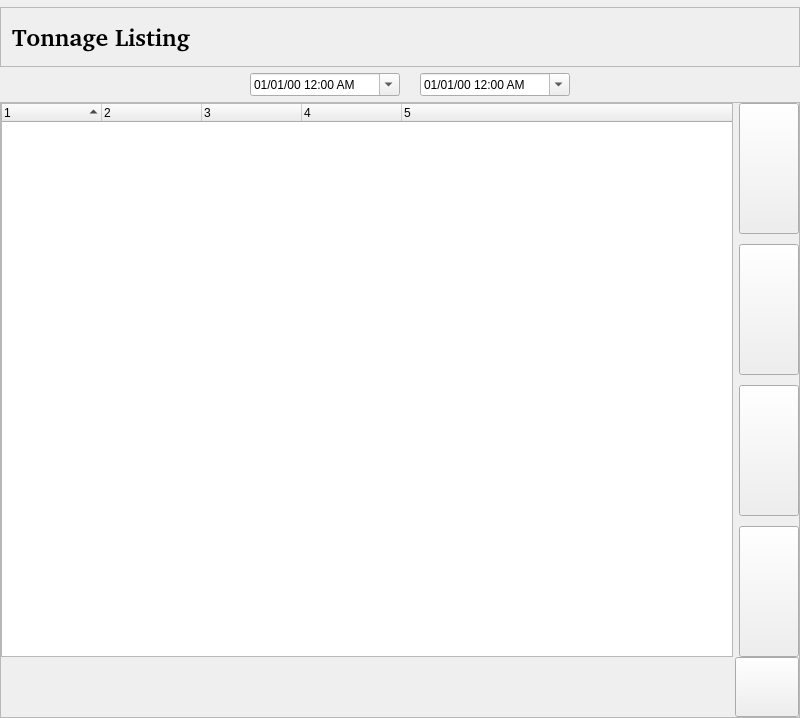
<?xml version="1.0" encoding="UTF-8"?>
<ui version="4.0">
 <class>PersZWidgetBase</class>
 <widget class="QWidget" name="PersZWidgetBase">
  <property name="geometry">
   <rect>
    <x>0</x>
    <y>0</y>
    <width>800</width>
    <height>718</height>
   </rect>
  </property>
  <property name="sizePolicy">
   <sizepolicy hsizetype="Expanding" vsizetype="Expanding">
    <horstretch>0</horstretch>
    <verstretch>0</verstretch>
   </sizepolicy>
  </property>
  <property name="minimumSize">
   <size>
    <width>800</width>
    <height>0</height>
   </size>
  </property>
  <property name="windowTitle">
   <string>Form1</string>
  </property>
  <layout class="QVBoxLayout">
   <property name="spacing">
    <number>6</number>
   </property>
   <property name="leftMargin">
    <number>0</number>
   </property>
   <property name="topMargin">
    <number>7</number>
   </property>
   <property name="rightMargin">
    <number>0</number>
   </property>
   <property name="bottomMargin">
    <number>0</number>
   </property>
   <item>
    <widget class="QFrame" name="Frame3_2">
     <property name="sizePolicy">
      <sizepolicy hsizetype="Expanding" vsizetype="Preferred">
       <horstretch>0</horstretch>
       <verstretch>0</verstretch>
      </sizepolicy>
     </property>
     <property name="minimumSize">
      <size>
       <width>0</width>
       <height>60</height>
      </size>
     </property>
     <property name="maximumSize">
      <size>
       <width>32567</width>
       <height>60</height>
      </size>
     </property>
     <property name="frameShape">
      <enum>QFrame::StyledPanel</enum>
     </property>
     <property name="frameShadow">
      <enum>QFrame::Raised</enum>
     </property>
     <property name="lineWidth">
      <number>2</number>
     </property>
     <layout class="QHBoxLayout">
      <property name="spacing">
       <number>6</number>
      </property>
      <property name="leftMargin">
       <number>11</number>
      </property>
      <property name="topMargin">
       <number>11</number>
      </property>
      <property name="rightMargin">
       <number>11</number>
      </property>
      <property name="bottomMargin">
       <number>11</number>
      </property>
      <item>
       <widget class="QLabel" name="title_generacion">
        <property name="font">
         <font>
          <family>Nimbus Sans l [Urw]</family>
          <pointsize>18</pointsize>
          <weight>75</weight>
          <bold>true</bold>
         </font>
        </property>
        <property name="text">
         <string>Tonnage Listing</string>
        </property>
        <property name="wordWrap">
         <bool>false</bool>
        </property>
       </widget>
      </item>
      <item>
       <spacer name="Spacer3_2">
        <property name="orientation">
         <enum>Qt::Horizontal</enum>
        </property>
        <property name="sizeType">
         <enum>QSizePolicy::Expanding</enum>
        </property>
        <property name="sizeHint" stdset="0">
         <size>
          <width>181</width>
          <height>0</height>
         </size>
        </property>
       </spacer>
      </item>
     </layout>
    </widget>
   </item>
   <item>
    <layout class="QHBoxLayout">
     <item>
      <layout class="QHBoxLayout">
       <item>
        <widget class="QFrame" name="date_groupbox">
         <property name="sizePolicy">
          <sizepolicy hsizetype="Expanding" vsizetype="Preferred">
           <horstretch>0</horstretch>
           <verstretch>0</verstretch>
          </sizepolicy>
         </property>
         <property name="frameShape">
          <enum>QFrame::NoFrame</enum>
         </property>
         <layout class="QHBoxLayout">
          <property name="spacing">
           <number>0</number>
          </property>
          <property name="leftMargin">
           <number>0</number>
          </property>
          <property name="topMargin">
           <number>0</number>
          </property>
          <property name="rightMargin">
           <number>0</number>
          </property>
          <property name="bottomMargin">
           <number>0</number>
          </property>
          <item>
           <spacer name="spacer24_2_2_2">
            <property name="orientation">
             <enum>Qt::Horizontal</enum>
            </property>
            <property name="sizeType">
             <enum>QSizePolicy::Expanding</enum>
            </property>
            <property name="sizeHint" stdset="0">
             <size>
              <width>250</width>
              <height>20</height>
             </size>
            </property>
           </spacer>
          </item>
          <item>
           <widget class="QDateTimeEdit" name="start_datetime_dtedit">
            <property name="sizePolicy">
             <sizepolicy hsizetype="Preferred" vsizetype="Fixed">
              <horstretch>0</horstretch>
              <verstretch>0</verstretch>
             </sizepolicy>
            </property>
            <property name="minimumSize">
             <size>
              <width>150</width>
              <height>0</height>
             </size>
            </property>
            <property name="maximumSize">
             <size>
              <width>270</width>
              <height>290</height>
             </size>
            </property>
            <property name="toolTip">
             <string>Select start date</string>
            </property>
            <property name="displayFormat">
             <string>MM/dd/yy h:mm AP</string>
            </property>
            <property name="calendarPopup">
             <bool>true</bool>
            </property>
           </widget>
          </item>
          <item>
           <spacer name="horizontalSpacer">
            <property name="orientation">
             <enum>Qt::Horizontal</enum>
            </property>
            <property name="sizeType">
             <enum>QSizePolicy::Fixed</enum>
            </property>
            <property name="sizeHint" stdset="0">
             <size>
              <width>20</width>
              <height>20</height>
             </size>
            </property>
           </spacer>
          </item>
          <item>
           <widget class="QDateTimeEdit" name="end_datetime_dtedit">
            <property name="sizePolicy">
             <sizepolicy hsizetype="Preferred" vsizetype="Fixed">
              <horstretch>0</horstretch>
              <verstretch>0</verstretch>
             </sizepolicy>
            </property>
            <property name="minimumSize">
             <size>
              <width>150</width>
              <height>0</height>
             </size>
            </property>
            <property name="maximumSize">
             <size>
              <width>270</width>
              <height>290</height>
             </size>
            </property>
            <property name="toolTip">
             <string>Select end date</string>
            </property>
            <property name="displayFormat">
             <string>MM/dd/yy h:mm AP</string>
            </property>
            <property name="calendarPopup">
             <bool>true</bool>
            </property>
           </widget>
          </item>
         </layout>
        </widget>
       </item>
      </layout>
     </item>
     <item>
      <spacer name="spacer395">
       <property name="orientation">
        <enum>Qt::Horizontal</enum>
       </property>
       <property name="sizeType">
        <enum>QSizePolicy::Expanding</enum>
       </property>
       <property name="sizeHint" stdset="0">
        <size>
         <width>65</width>
         <height>20</height>
        </size>
       </property>
      </spacer>
     </item>
    </layout>
   </item>
   <item>
    <widget class="QStackedWidget" name="stack">
     <property name="sizePolicy">
      <sizepolicy hsizetype="Expanding" vsizetype="Expanding">
       <horstretch>0</horstretch>
       <verstretch>0</verstretch>
      </sizepolicy>
     </property>
     <property name="frameShape">
      <enum>QFrame::StyledPanel</enum>
     </property>
     <property name="currentIndex">
      <number>0</number>
     </property>
     <widget class="QWidget" name="main_page">
      <property name="sizePolicy">
       <sizepolicy hsizetype="Expanding" vsizetype="Expanding">
        <horstretch>0</horstretch>
        <verstretch>0</verstretch>
       </sizepolicy>
      </property>
      <layout class="QVBoxLayout">
       <property name="spacing">
        <number>0</number>
       </property>
       <property name="leftMargin">
        <number>0</number>
       </property>
       <property name="topMargin">
        <number>0</number>
       </property>
       <property name="rightMargin">
        <number>0</number>
       </property>
       <property name="bottomMargin">
        <number>0</number>
       </property>
       <item>
        <layout class="QHBoxLayout">
         <item>
          <layout class="QVBoxLayout">
           <item>
            <layout class="QHBoxLayout">
             <item>
              <widget class="QTreeWidget" name="z_treeview">
               <property name="minimumSize">
                <size>
                 <width>640</width>
                 <height>0</height>
                </size>
               </property>
               <property name="font">
                <font/>
               </property>
               <property name="alternatingRowColors">
                <bool>true</bool>
               </property>
               <property name="uniformRowHeights">
                <bool>true</bool>
               </property>
               <property name="sortingEnabled">
                <bool>true</bool>
               </property>
               <property name="columnCount">
                <number>5</number>
               </property>
               <attribute name="headerCascadingSectionResizes">
                <bool>true</bool>
               </attribute>
               <column>
                <property name="text">
                 <string notr="true">1</string>
                </property>
               </column>
               <column>
                <property name="text">
                 <string notr="true">2</string>
                </property>
               </column>
               <column>
                <property name="text">
                 <string notr="true">3</string>
                </property>
               </column>
               <column>
                <property name="text">
                 <string notr="true">4</string>
                </property>
               </column>
               <column>
                <property name="text">
                 <string notr="true">5</string>
                </property>
               </column>
              </widget>
             </item>
             <item>
              <layout class="QVBoxLayout">
               <property name="spacing">
                <number>10</number>
               </property>
               <property name="leftMargin">
                <number>0</number>
               </property>
               <property name="topMargin">
                <number>0</number>
               </property>
               <property name="rightMargin">
                <number>0</number>
               </property>
               <property name="bottomMargin">
                <number>0</number>
               </property>
               <item>
                <widget class="QPushButton" name="first_z_button">
                 <property name="sizePolicy">
                  <sizepolicy hsizetype="Minimum" vsizetype="Expanding">
                   <horstretch>0</horstretch>
                   <verstretch>0</verstretch>
                  </sizepolicy>
                 </property>
                 <property name="minimumSize">
                  <size>
                   <width>60</width>
                   <height>50</height>
                  </size>
                 </property>
                 <property name="toolTip">
                  <string>Go to the first cash register</string>
                 </property>
                 <property name="text">
                  <string/>
                 </property>
                 <property name="autoRepeat">
                  <bool>true</bool>
                 </property>
                </widget>
               </item>
               <item>
                <widget class="QPushButton" name="up_z_button">
                 <property name="sizePolicy">
                  <sizepolicy hsizetype="Minimum" vsizetype="Expanding">
                   <horstretch>0</horstretch>
                   <verstretch>0</verstretch>
                  </sizepolicy>
                 </property>
                 <property name="minimumSize">
                  <size>
                   <width>60</width>
                   <height>50</height>
                  </size>
                 </property>
                 <property name="toolTip">
                  <string>Go back one tonnage</string>
                 </property>
                 <property name="text">
                  <string/>
                 </property>
                 <property name="autoRepeat">
                  <bool>true</bool>
                 </property>
                </widget>
               </item>
               <item>
                <widget class="QPushButton" name="down_z_button">
                 <property name="sizePolicy">
                  <sizepolicy hsizetype="Minimum" vsizetype="Expanding">
                   <horstretch>0</horstretch>
                   <verstretch>0</verstretch>
                  </sizepolicy>
                 </property>
                 <property name="minimumSize">
                  <size>
                   <width>60</width>
                   <height>50</height>
                  </size>
                 </property>
                 <property name="toolTip">
                  <string>Advance one tonnage</string>
                 </property>
                 <property name="text">
                  <string/>
                 </property>
                 <property name="autoRepeat">
                  <bool>true</bool>
                 </property>
                </widget>
               </item>
               <item>
                <widget class="QPushButton" name="last_z_button">
                 <property name="sizePolicy">
                  <sizepolicy hsizetype="Minimum" vsizetype="Expanding">
                   <horstretch>0</horstretch>
                   <verstretch>0</verstretch>
                  </sizepolicy>
                 </property>
                 <property name="minimumSize">
                  <size>
                   <width>60</width>
                   <height>50</height>
                  </size>
                 </property>
                 <property name="toolTip">
                  <string>Go to the last cash register</string>
                 </property>
                 <property name="text">
                  <string/>
                 </property>
                 <property name="autoRepeat">
                  <bool>true</bool>
                 </property>
                </widget>
               </item>
              </layout>
             </item>
            </layout>
           </item>
          </layout>
         </item>
        </layout>
       </item>
       <item>
        <layout class="QHBoxLayout">
         <item>
          <spacer name="spacer38">
           <property name="orientation">
            <enum>Qt::Horizontal</enum>
           </property>
           <property name="sizeType">
            <enum>QSizePolicy::Expanding</enum>
           </property>
           <property name="sizeHint" stdset="0">
            <size>
             <width>560</width>
             <height>20</height>
            </size>
           </property>
          </spacer>
         </item>
         <item>
          <widget class="QPushButton" name="ok_button">
           <property name="minimumSize">
            <size>
             <width>64</width>
             <height>60</height>
            </size>
           </property>
           <property name="text">
            <string/>
           </property>
           <property name="checkable">
            <bool>false</bool>
           </property>
           <property name="autoRepeat">
            <bool>false</bool>
           </property>
          </widget>
         </item>
        </layout>
       </item>
      </layout>
     </widget>
     <widget class="QWidget" name="viewer_page">
      <property name="sizePolicy">
       <sizepolicy hsizetype="Expanding" vsizetype="Expanding">
        <horstretch>0</horstretch>
        <verstretch>0</verstretch>
       </sizepolicy>
      </property>
      <layout class="QVBoxLayout">
       <property name="leftMargin">
        <number>0</number>
       </property>
       <property name="topMargin">
        <number>0</number>
       </property>
       <property name="rightMargin">
        <number>0</number>
       </property>
       <property name="bottomMargin">
        <number>0</number>
       </property>
       <item>
        <widget class="QFrame" name="browser_frame">
         <property name="sizePolicy">
          <sizepolicy hsizetype="Expanding" vsizetype="Expanding">
           <horstretch>0</horstretch>
           <verstretch>0</verstretch>
          </sizepolicy>
         </property>
         <property name="minimumSize">
          <size>
           <width>0</width>
           <height>530</height>
          </size>
         </property>
         <property name="maximumSize">
          <size>
           <width>800</width>
           <height>32767</height>
          </size>
         </property>
         <property name="frameShape">
          <enum>QFrame::StyledPanel</enum>
         </property>
         <property name="frameShadow">
          <enum>QFrame::Raised</enum>
         </property>
        </widget>
       </item>
       <item>
        <layout class="QHBoxLayout">
         <item>
          <widget class="QPushButton" name="print_button">
           <property name="minimumSize">
            <size>
             <width>100</width>
             <height>60</height>
            </size>
           </property>
           <property name="text">
            <string>Print</string>
           </property>
           <property name="icon">
            <iconset>
             <normaloff>image5</normaloff>image5</iconset>
           </property>
           <property name="checkable">
            <bool>false</bool>
           </property>
           <property name="autoRepeat">
            <bool>false</bool>
           </property>
          </widget>
         </item>
         <item>
          <spacer name="spacer436">
           <property name="orientation">
            <enum>Qt::Horizontal</enum>
           </property>
           <property name="sizeType">
            <enum>QSizePolicy::Expanding</enum>
           </property>
           <property name="sizeHint" stdset="0">
            <size>
             <width>168</width>
             <height>20</height>
            </size>
           </property>
          </spacer>
         </item>
         <item>
          <widget class="QPushButton" name="down_button">
           <property name="minimumSize">
            <size>
             <width>100</width>
             <height>60</height>
            </size>
           </property>
           <property name="text">
            <string/>
           </property>
           <property name="checkable">
            <bool>false</bool>
           </property>
           <property name="autoRepeat">
            <bool>false</bool>
           </property>
          </widget>
         </item>
         <item>
          <widget class="QPushButton" name="up_button">
           <property name="minimumSize">
            <size>
             <width>100</width>
             <height>60</height>
            </size>
           </property>
           <property name="text">
            <string/>
           </property>
           <property name="checkable">
            <bool>false</bool>
           </property>
           <property name="autoRepeat">
            <bool>false</bool>
           </property>
          </widget>
         </item>
         <item>
          <spacer name="spacer437">
           <property name="orientation">
            <enum>Qt::Horizontal</enum>
           </property>
           <property name="sizeType">
            <enum>QSizePolicy::Expanding</enum>
           </property>
           <property name="sizeHint" stdset="0">
            <size>
             <width>167</width>
             <height>20</height>
            </size>
           </property>
          </spacer>
         </item>
         <item>
          <widget class="QPushButton" name="exit_button">
           <property name="sizePolicy">
            <sizepolicy hsizetype="Minimum" vsizetype="Expanding">
             <horstretch>0</horstretch>
             <verstretch>0</verstretch>
            </sizepolicy>
           </property>
           <property name="minimumSize">
            <size>
             <width>100</width>
             <height>60</height>
            </size>
           </property>
           <property name="maximumSize">
            <size>
             <width>32767</width>
             <height>60</height>
            </size>
           </property>
           <property name="text">
            <string>Leave</string>
           </property>
           <property name="icon">
            <iconset>
             <normaloff>image6</normaloff>image6</iconset>
           </property>
          </widget>
         </item>
        </layout>
       </item>
      </layout>
     </widget>
     <widget class="QWidget" name="progress_page">
      <layout class="QVBoxLayout">
       <item>
        <spacer name="spacer10">
         <property name="orientation">
          <enum>Qt::Vertical</enum>
         </property>
         <property name="sizeType">
          <enum>QSizePolicy::Expanding</enum>
         </property>
         <property name="sizeHint" stdset="0">
          <size>
           <width>20</width>
           <height>161</height>
          </size>
         </property>
        </spacer>
       </item>
       <item>
        <layout class="QHBoxLayout">
         <item>
          <spacer name="spacer12">
           <property name="orientation">
            <enum>Qt::Horizontal</enum>
           </property>
           <property name="sizeType">
            <enum>QSizePolicy::Expanding</enum>
           </property>
           <property name="sizeHint" stdset="0">
            <size>
             <width>61</width>
             <height>20</height>
            </size>
           </property>
          </spacer>
         </item>
         <item>
          <layout class="QVBoxLayout">
           <item>
            <widget class="QLabel" name="info_progress_label">
             <property name="text">
              <string>The requested tonnage data is being fetched.</string>
             </property>
             <property name="alignment">
              <set>Qt::AlignCenter</set>
             </property>
             <property name="wordWrap">
              <bool>false</bool>
             </property>
            </widget>
           </item>
           <item>
            <spacer name="spacer9">
             <property name="orientation">
              <enum>Qt::Vertical</enum>
             </property>
             <property name="sizeType">
              <enum>QSizePolicy::Fixed</enum>
             </property>
             <property name="sizeHint" stdset="0">
              <size>
               <width>20</width>
               <height>21</height>
              </size>
             </property>
            </spacer>
           </item>
           <item>
            <widget class="QProgressBar" name="progress_bar">
             <property name="minimumSize">
              <size>
               <width>500</width>
               <height>0</height>
              </size>
             </property>
             <property name="maximumSize">
              <size>
               <width>500</width>
               <height>32767</height>
              </size>
             </property>
            </widget>
           </item>
          </layout>
         </item>
         <item>
          <spacer name="spacer13">
           <property name="orientation">
            <enum>Qt::Horizontal</enum>
           </property>
           <property name="sizeType">
            <enum>QSizePolicy::Expanding</enum>
           </property>
           <property name="sizeHint" stdset="0">
            <size>
             <width>51</width>
             <height>20</height>
            </size>
           </property>
          </spacer>
         </item>
        </layout>
       </item>
       <item>
        <spacer name="spacer11">
         <property name="orientation">
          <enum>Qt::Vertical</enum>
         </property>
         <property name="sizeType">
          <enum>QSizePolicy::Expanding</enum>
         </property>
         <property name="sizeHint" stdset="0">
          <size>
           <width>20</width>
           <height>301</height>
          </size>
         </property>
        </spacer>
       </item>
      </layout>
     </widget>
    </widget>
   </item>
  </layout>
 </widget>
 <layoutdefault spacing="6" margin="11"/>
 <resources/>
 <connections/>
</ui>
